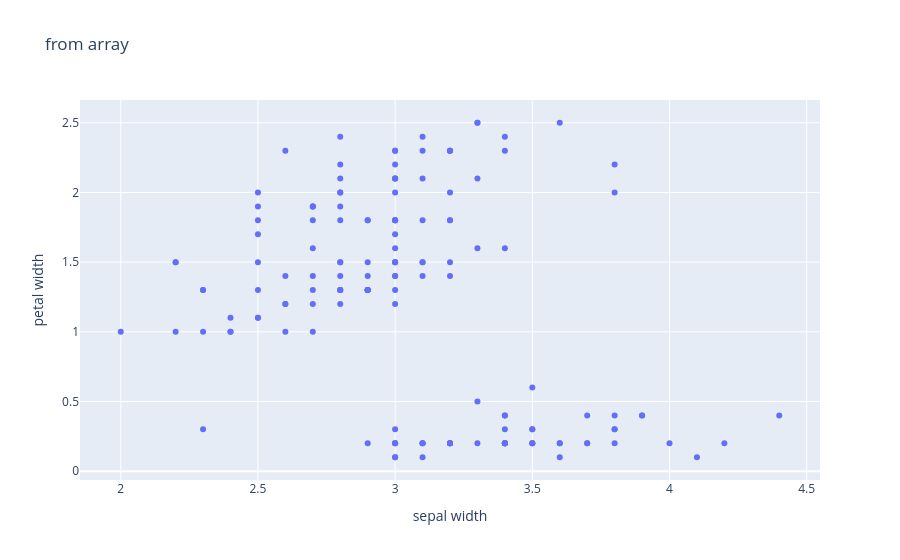

Notebook code for this chart:
### Code cell
# NumPy ndarrayを使ってFigureを作成
figure = px.scatter(
    x=df['sepal width (cm)'].values,
    y=df['petal width (cm)'].values,
    labels={
        'x': 'sepal width',
        'y': 'petal width'
    },
    title='from array'
)   # 萼（がく）の幅と花弁の幅の散布図

figure

### Figure 1 — Plotly figure (JSON) as saved in the notebook; plotly's stock layout.template omitted (floating-point values rounded to 4 significant figures; data arrays with more than 128 entries replaced by an {"elided": "..."} marker saying what was removed)
{"data": [{"hovertemplate": "sepal width=%{x}<br>petal width=%{y}<extra></extra>", "legendgroup": "", "marker": {"color": "#636efa", "symbol": "circle"}, "mode": "markers", "name": "", "orientation": "v", "showlegend": false, "type": "scatter", "x": {"elided": "150 float values"}, "xaxis": "x", "y": {"elided": "150 float values"}, "yaxis": "y"}], "layout": {"legend": {"tracegroupgap": 0}, "title": {"text": "from array"}, "xaxis": {"anchor": "y", "domain": [0, 1], "title": {"text": "sepal width"}}, "yaxis": {"anchor": "x", "domain": [0, 1], "title": {"text": "petal width"}}}}
